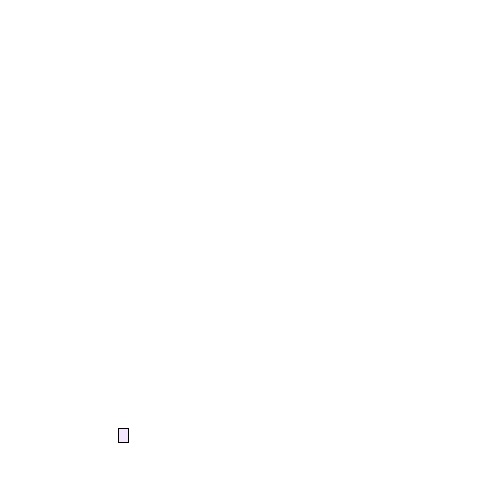
Frame 1 (no input)
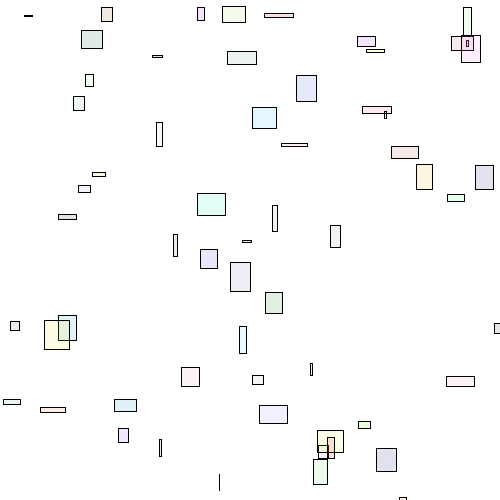
Frame 60 (the mouse pressed at the canvas centre just before this capture)
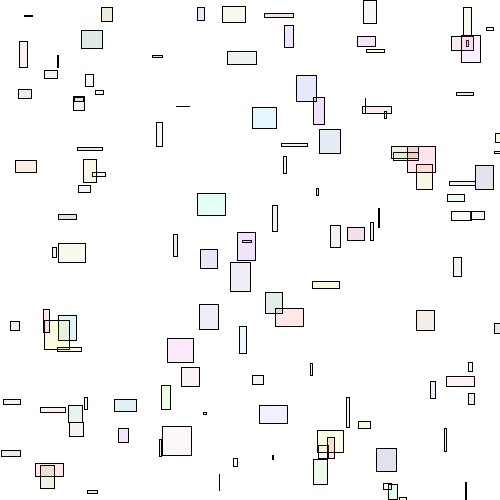
Frame 120 (the mouse held since frame 60 and released just before this capture)

The Processing sketch that drew these frames (run headless with seeded random() and noise(); from frame 60 on, the mouse is pressed at the canvas centre):

// Processing sketch: processing_36007
// ── processing_36007.pde



// this happens once at the start
void setup() 
{
  size(500, 500); 
  
  background(255, 255, 255);
}

// this happens over and over
void draw() 
{  
  // Random R,G,B & transparency=32
  fill(random(0, 256), random(0, 256), random(0, 256), 32);

  // draw rect at random position & size
  rect(random(0, 500), random(0, 500), random(0, 30), random(0, 30));
}
